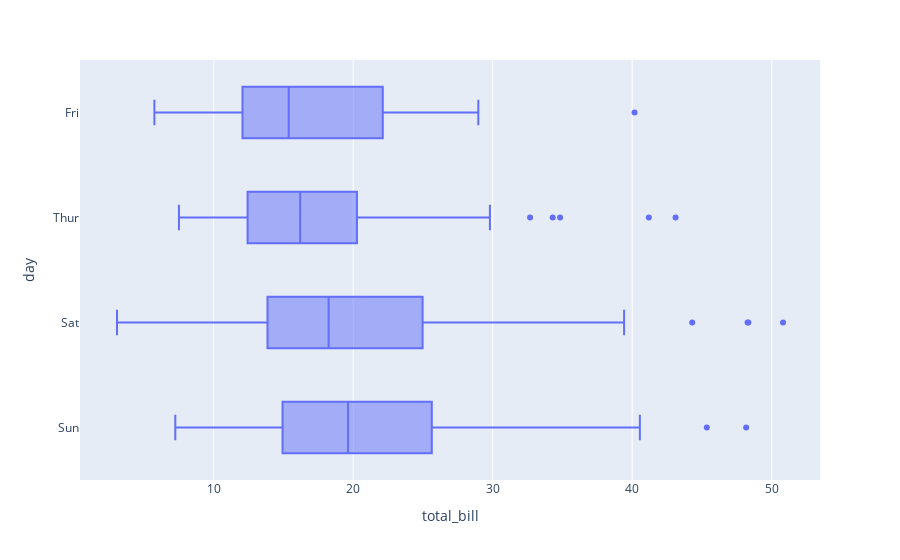

Source (notebook cell):
### Code cell
px.box(tps, x='total_bill', y='day')

### Figure 1 — Plotly figure (JSON) as saved in the notebook; plotly's stock layout.template omitted (floating-point values rounded to 4 significant figures; data arrays with more than 128 entries replaced by an {"elided": "..."} marker saying what was removed)
{"data": [{"alignmentgroup": "True", "hovertemplate": "total_bill=%{x}<br>day=%{y}<extra></extra>", "legendgroup": "", "marker": {"color": "#636efa"}, "name": "", "notched": false, "offsetgroup": "", "orientation": "h", "showlegend": false, "type": "box", "x": {"elided": "244 float values"}, "x0": " ", "xaxis": "x", "y": {"elided": "244 str values"}, "y0": " ", "yaxis": "y"}], "layout": {"boxmode": "group", "legend": {"tracegroupgap": 0}, "margin": {"t": 60}, "xaxis": {"anchor": "y", "domain": [0, 1], "title": {"text": "total_bill"}}, "yaxis": {"anchor": "x", "domain": [0, 1], "title": {"text": "day"}}}}
